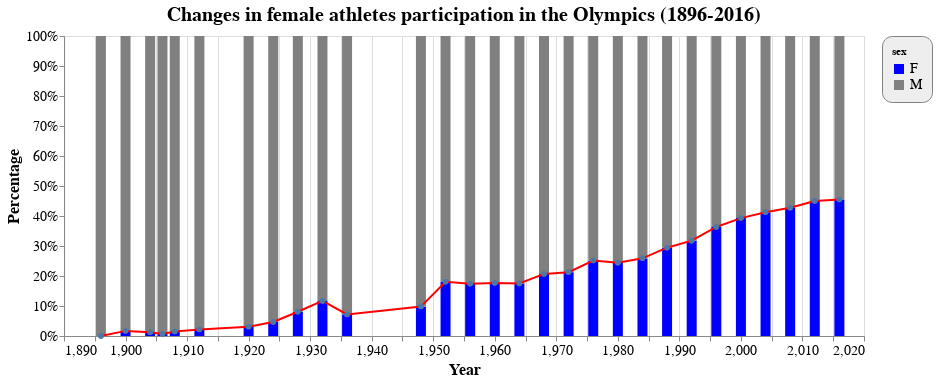

The notebook cell this image was saved under:
### Code cell
base=alt.Chart(female_dcast_tidy_df).encode(x='year')

domain=["F","M"]
scl=["blue","grey"]
bar=alt.Chart(female_dcast_tidy_df, title='Changes in female athletes participation in the Olympics (1896-2016)').mark_bar(size=10).encode(
    x=alt.X('year',title='Year'),
    y=alt.Y('sum(frequencies):Q', stack="normalize", axis=alt.Axis(format='%', title='Percentage', grid=False)),
    color=alt.Color('sex', scale=alt.Scale(domain=domain, range=scl)),order=alt.Order(
    'sex',
    sort='ascending'),
    tooltip=['year','female_percent:Q'],
)


line= alt.Chart(female_dcast_tidy_df).mark_line(point=True,color='red').encode(
    x=alt.X('year',title='Year'),
    y='f_prct'
)



alt.layer(bar+line).properties(
    width=800,
    height=300).configure_title(
    fontSize=20).configure_axis(
    labelFontSize=14,
    titleFontSize=16
).configure_legend(
    strokeColor='gray',
    fillColor='#EEEEEE',
    padding=10,
    cornerRadius=10,
    labelFontSize=14
)

### Figure 1 — Vega-Lite specification as saved in the notebook (floating-point values rounded to 4 significant figures)
{"config": {"view": {"continuousWidth": 400, "continuousHeight": 300}, "axis": {"labelFontSize": 14, "titleFontSize": 16}, "legend": {"cornerRadius": 10, "fillColor": "#EEEEEE", "labelFontSize": 14, "padding": 10, "strokeColor": "gray"}, "title": {"fontSize": 20}}, "layer": [{"layer": [{"mark": {"type": "bar", "size": 10}, "encoding": {"color": {"type": "nominal", "field": "sex", "scale": {"domain": ["F", "M"], "range": ["blue", "grey"]}}, "order": {"type": "nominal", "field": "sex", "sort": "ascending"}, "tooltip": [{"type": "quantitative", "field": "year"}, {"type": "quantitative", "field": "female_percent"}], "x": {"type": "quantitative", "field": "year", "title": "Year"}, "y": {"type": "quantitative", "aggregate": "sum", "axis": {"format": "%", "grid": false, "title": "Percentage"}, "field": "frequencies", "stack": "normalize"}}, "title": "Changes in female athletes participation in the Olympics (1896-2016)"}, {"mark": {"type": "line", "color": "red", "point": true}, "encoding": {"x": {"type": "quantitative", "field": "year", "title": "Year"}, "y": {"type": "quantitative", "field": "f_prct"}}}]}], "data": {"name": "data-cf9ace0ae9bfdb6b38a0ded76d58288d"}, "height": 300, "width": 800, "$schema": "https://vega.github.io/schema/vega-lite/v4.0.0.json", "datasets": {"data-cf9ace0ae9bfdb6b38a0ded76d58288d": [{"year": 1896, "all": 380, "f_prct": 0.0, "sex": "F", "frequencies": 0, "female_percent": 0.0}, {"year": 1900, "all": 1936, "f_prct": 0.01705, "sex": "F", "frequencies": 33, "female_percent": 1.7}, {"year": 1904, "all": 1301, "f_prct": 0.0123, "sex": "F", "frequencies": 16, "female_percent": 1.2}, {"year": 1906, "all": 1733, "f_prct": 0.006347, "sex": "F", "frequencies": 11, "female_percent": 0.6}, {"year": 1908, "all": 3101, "f_prct": 0.01516, "sex": "F", "frequencies": 47, "female_percent": 1.5}, {"year": 1912, "all": 4040, "f_prct": 0.02153, "sex": "F", "frequencies": 87, "female_percent": 2.2}, {"year": 1920, "all": 4292, "f_prct": 0.03122, "sex": "F", "frequencies": 134, "female_percent": 3.1}, {"year": 1924, "all": 5233, "f_prct": 0.04663, "sex": "F", "frequencies": 244, "female_percent": 4.7}, {"year": 1928, "all": 4992, "f_prct": 0.08093, "sex": "F", "frequencies": 404, "female_percent": 8.1}, {"year": 1932, "all": 2969, "f_prct": 0.1169, "sex": "F", "frequencies": 347, "female_percent": 11.7}, {"year": 1936, "all": 6506, "f_prct": 0.07193, "sex": "F", "frequencies": 468, "female_percent": 7.2}, {"year": 1948, "all": 6405, "f_prct": 0.09805, "sex": "F", "frequencies": 628, "female_percent": 9.8}, {"year": 1952, "all": 8270, "f_prct": 0.181, "sex": "F", "frequencies": 1497, "female_percent": 18.1}, {"year": 1956, "all": 5127, "f_prct": 0.1742, "sex": "F", "frequencies": 893, "female_percent": 17.4}, {"year": 1960, "all": 8119, "f_prct": 0.1767, "sex": "F", "frequencies": 1435, "female_percent": 17.7}, {"year": 1964, "all": 7702, "f_prct": 0.175, "sex": "F", "frequencies": 1348, "female_percent": 17.5}, {"year": 1968, "all": 8588, "f_prct": 0.2069, "sex": "F", "frequencies": 1777, "female_percent": 20.7}, {"year": 1972, "all": 10304, "f_prct": 0.2128, "sex": "F", "frequencies": 2193, "female_percent": 21.3}, {"year": 1976, "all": 8641, "f_prct": 0.2514, "sex": "F", "frequencies": 2172, "female_percent": 25.1}, {"year": 1980, "all": 7191, "f_prct": 0.2442, "sex": "F", "frequencies": 1756, "female_percent": 24.4}, {"year": 1984, "all": 9454, "f_prct": 0.2588, "sex": "F", "frequencies": 2447, "female_percent": 25.9}, {"year": 1988, "all": 12037, "f_prct": 0.2943, "sex": "F", "frequencies": 3543, "female_percent": 29.4}, {"year": 1992, "all": 12977, "f_prct": 0.3178, "sex": "F", "frequencies": 4124, "female_percent": 31.8}, {"year": 1996, "all": 13780, "f_prct": 0.3634, "sex": "F", "frequencies": 5008, "female_percent": 36.3}, {"year": 2000, "all": 13821, "f_prct": 0.393, "sex": "F", "frequencies": 5431, "female_percent": 39.3}, {"year": 2004, "all": 13443, "f_prct": 0.4126, "sex": "F", "frequencies": 5546, "female_percent": 41.3}, {"year": 2008, "all": 13602, "f_prct": 0.4276, "sex": "F", "frequencies": 5816, "female_percent": 42.8}, {"year": 2012, "all": 12920, "f_prct": 0.4501, "sex": "F", "frequencies": 5815, "female_percent": 45.0}, {"year": 2016, "all": 13688, "f_prct": 0.4546, "sex": "F", "frequencies": 6223, "female_percent": 45.5}, {"year": 1896, "all": 380, "f_prct": 0.0, "sex": "M", "frequencies": 380, "female_percent": 0.0}, {"year": 1900, "all": 1936, "f_prct": 0.01705, "sex": "M", "frequencies": 1903, "female_percent": 1.7}, {"year": 1904, "all": 1301, "f_prct": 0.0123, "sex": "M", "frequencies": 1285, "female_percent": 1.2}, {"year": 1906, "all": 1733, "f_prct": 0.006347, "sex": "M", "frequencies": 1722, "female_percent": 0.6}, {"year": 1908, "all": 3101, "f_prct": 0.01516, "sex": "M", "frequencies": 3054, "female_percent": 1.5}, {"year": 1912, "all": 4040, "f_prct": 0.02153, "sex": "M", "frequencies": 3953, "female_percent": 2.2}, {"year": 1920, "all": 4292, "f_prct": 0.03122, "sex": "M", "frequencies": 4158, "female_percent": 3.1}, {"year": 1924, "all": 5233, "f_prct": 0.04663, "sex": "M", "frequencies": 4989, "female_percent": 4.7}, {"year": 1928, "all": 4992, "f_prct": 0.08093, "sex": "M", "frequencies": 4588, "female_percent": 8.1}, {"year": 1932, "all": 2969, "f_prct": 0.1169, "sex": "M", "frequencies": 2622, "female_percent": 11.7}, {"year": 1936, "all": 6506, "f_prct": 0.07193, "sex": "M", "frequencies": 6038, "female_percent": 7.2}, {"year": 1948, "all": 6405, "f_prct": 0.09805, "sex": "M", "frequencies": 5777, "female_percent": 9.8}, {"year": 1952, "all": 8270, "f_prct": 0.181, "sex": "M", "frequencies": 6773, "female_percent": 18.1}, {"year": 1956, "all": 5127, "f_prct": 0.1742, "sex": "M", "frequencies": 4234, "female_percent": 17.4}, {"year": 1960, "all": 8119, "f_prct": 0.1767, "sex": "M", "frequencies": 6684, "female_percent": 17.7}, {"year": 1964, "all": 7702, "f_prct": 0.175, "sex": "M", "frequencies": 6354, "female_percent": 17.5}, {"year": 1968, "all": 8588, "f_prct": 0.2069, "sex": "M", "frequencies": 6811, "female_percent": 20.7}, {"year": 1972, "all": 10304, "f_prct": 0.2128, "sex": "M", "frequencies": 8111, "female_percent": 21.3}, {"year": 1976, "all": 8641, "f_prct": 0.2514, "sex": "M", "frequencies": 6469, "female_percent": 25.1}, {"year": 1980, "all": 7191, "f_prct": 0.2442, "sex": "M", "frequencies": 5435, "female_percent": 24.4}, {"year": 1984, "all": 9454, "f_prct": 0.2588, "sex": "M", "frequencies": 7007, "female_percent": 25.9}, {"year": 1988, "all": 12037, "f_prct": 0.2943, "sex": "M", "frequencies": 8494, "female_percent": 29.4}, {"year": 1992, "all": 12977, "f_prct": 0.3178, "sex": "M", "frequencies": 8853, "female_percent": 31.8}, {"year": 1996, "all": 13780, "f_prct": 0.3634, "sex": "M", "frequencies": 8772, "female_percent": 36.3}, {"year": 2000, "all": 13821, "f_prct": 0.393, "sex": "M", "frequencies": 8390, "female_percent": 39.3}, {"year": 2004, "all": 13443, "f_prct": 0.4126, "sex": "M", "frequencies": 7897, "female_percent": 41.3}, {"year": 2008, "all": 13602, "f_prct": 0.4276, "sex": "M", "frequencies": 7786, "female_percent": 42.8}, {"year": 2012, "all": 12920, "f_prct": 0.4501, "sex": "M", "frequencies": 7105, "female_percent": 45.0}, {"year": 2016, "all": 13688, "f_prct": 0.4546, "sex": "M", "frequencies": 7465, "female_percent": 45.5}]}}
